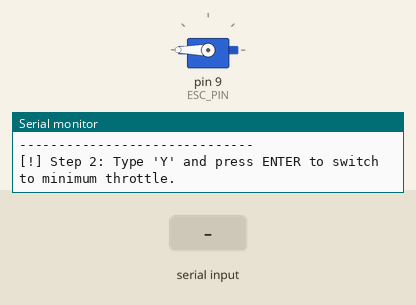
The sketch below on a simulated Arduino Uno, built with avr-gcc and run on an emulated ATmega328P. Parts: servo, the last lines printed to the serial monitor. The test bench sets the inputs (shaded band).

Above: at 1.1 s.
1.2 s: "Y" received over Serial
At 1.7 s:
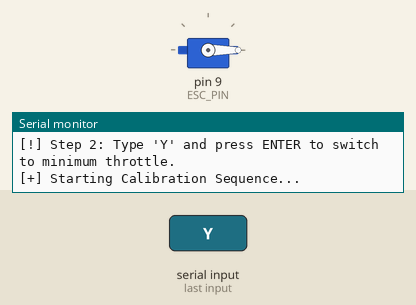
At 3.7 s:
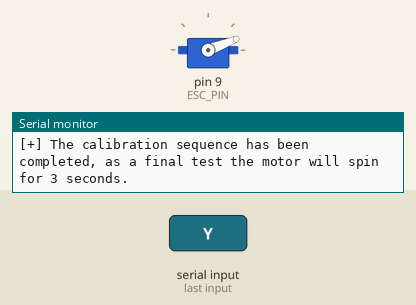
Timing chart, 0 to 7.7 s (numbered marks = the images above; inputs shaded):
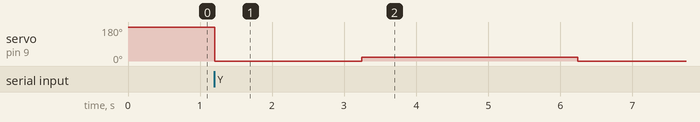

Measured:
- after the input at 1.2 s, servo on pin 9 (ESC_PIN): 180° → 0° at once, → 21° 2.0 s later, → 0° 3.0 s later

The sketch:

Calibration.ino
```cpp
/* Calibration is done on first time use of the ESC only.

The order is curcial to simulate a Radio Transmitter follow the following:
1. Upload code to Arduino and set it up.
2. Connect the ESC to the motor (without the battery) then the Pins to the
signal cables on the ESC
3. Have all the components ready and aligned since you need to type in to iniate some steps.
4. Run the code (without the battery connected) then open serial monitor first
and plug in the battery only when prompted only. *Since opening/closing serial monitor will rest the Uno
5. Let the callibration code run. */

#include <Servo.h>

Servo esc;

const int ESC_PIN = 9;       // ESC signal wire connected to Pin 9
const int RUN_SPEED = 1200;   // Low test speed after calibration finishes

void setup() {
  Serial.begin(9600);
  esc.attach(ESC_PIN, 1100, 1940);

  // STEP 1: Simulate "Full Throttle Stick Up"

  esc.writeMicroseconds(1940); // The ESC must receive this max signal the exact microsecond it boots up

  Serial.println("------------------------------");
  Serial.println("[!] Step 1: Plug in the Battery to the ESC now.");
  Serial.println("(1.The ESC will sound a tune to confirm power.)");
  Serial.println("(2.The ESC will beep 2 times on max throttle)");
  Serial.println("(3.After 2 beeps, you have 5 seconds to follow [!] Step 2");
  Serial.println("------------------------------");
  Serial.println("[!] Step 2: Type 'Y' and press ENTER to switch to minimum throttle.");


  while (true) { // Hold max throttle until the serial monitor reads Y input.
	if (Serial.available() > 0) {
		char userInput = Serial.read();
		if (userInput == 'Y' || userInput == 'y') {
		break;
	 }
   }
  }

  Serial.println("\n[+] Starting Calibration Sequence...");

}

void loop() {
  // We use static variables to handle the calibration timing stages
  static unsigned long startTime = millis();
  unsigned long elapsed = millis() - startTime;
  static bool calibrationDone = false;

  // If the calibration is already done, skip everything else.
  if (calibrationDone == true) {
	esc.writeMicroseconds (1100); // Stop motor and exit loop
	return;
  }

  // Initated by user via the Serial Monitor, last step before finishing calibration
  if (elapsed < 2000) {   //Minimum throttle position will be accepted 1 second later
    esc.writeMicroseconds(1100);
  }

  // Calibration is done! Spin the motor at a safe test speed for 3s and stop
  else {
  Serial.println("[+] The calibration sequence has been completed, as a final test the motor will spin for 3 seconds.");
	esc.writeMicroseconds(RUN_SPEED);
	delay(3000);
	esc.writeMicroseconds(1100);
	Serial.println("[-] Motor has spun for 3 seconds. The ESC is full calibrated and is ready for use. Unplug battery.");
	calibrationDone = true;
  }

  delay(20);
}
```
